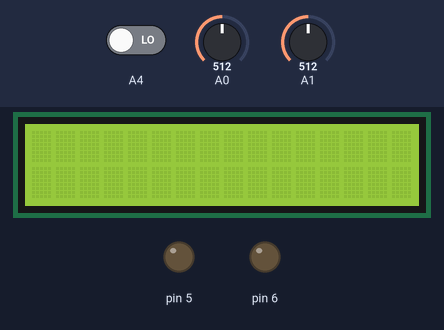
The sketch below on a simulated Arduino Uno, built with avr-gcc and run on an emulated ATmega328P. Parts: 16×2 character LCD, output pins drawn as LEDs (lit = HIGH). Inputs (shaded band) come from the test bench; at power-on: A4 LOW, A0 = 512, A1 = 512.

Above: at 1.2 s.
1.3 s: A4 driven HIGH
At 2.4 s:
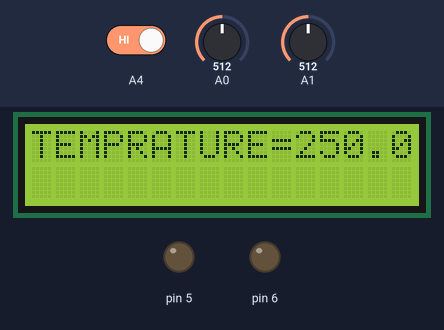
2.8 s: A0 set to 716
At 5.3 s:
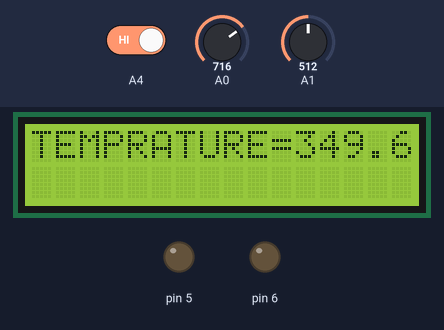
5.8 s: A0 set to 900
At 8.1 s:
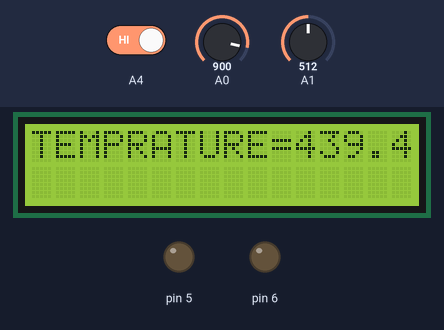
8.8 s: A0 set to 1023
At 11.0 s:
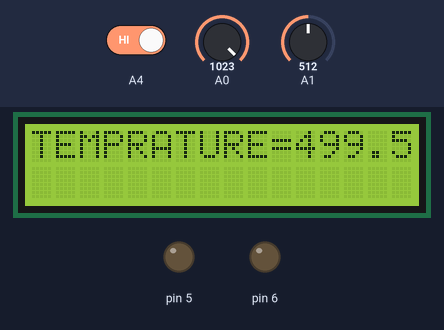
Timing chart, 0 to 12.5 s (numbered marks = the images above; inputs shaded):
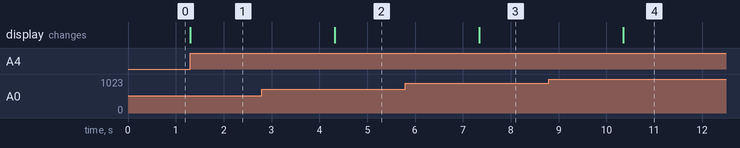

The sketch:

project_1.ino
```cpp
#include<LiquidCrystal.h>
LiquidCrystal Lcd(13,12,8,7,4,2);
float temp=0,t=0;
char value,a=0,b;
void setup()
{
 Serial.begin(9600);
 pinMode(A0,INPUT);
 pinMode(A1, INPUT);
 pinMode(6, OUTPUT);
 pinMode(5, OUTPUT);
  Lcd.begin(16,2);
}
 void loop()
{
 value = Serial.read();
 int x =analogRead(A1);
 temp=t* 0.48828125;//5v=supply voltage//
 b = digitalRead(A4);
 t=analogRead(A0);
 //switch(a)
//{
// case '1':
if(b==1)
{
   Lcd.clear();
  Lcd.print("TEMPRATURE=");
  Lcd.print(temp); //1000=toconvert voltage to millivolt//
  Lcd.print("*c"); //1024=analog(0-1023)//
  delay(1000);
}
 //break;
 //case '2':
 else if(b==2)
 {
 Lcd.print(x);
 Lcd.setCursor(0,0);
 delay(1000);
  if(x<=100)
 {
 Lcd.print("plant need water");
 Lcd.setCursor(0,1);
 }
  else
 {
 Lcd.print("no water needed");
 Lcd.setCursor(0,1);
 }
 }
// break;
 //case 'a':
else if(value=='a')
 {
 digitalWrite(13,HIGH);
 Lcd.print("room light on");
  Lcd.setCursor(1,0);
 }
// break;
// case 'b':
else if(value=='2')
{
  digitalWrite(13,LOW);
 Lcd.print("room light off");
  Lcd.setCursor(1,0);
// break;
}
}
```

Measured:
- after the input at 1.3 s, the display: changes at once (image 1)
- after the input at 2.8 s, the display: changes after 1.5 s (image 2)
- after the input at 5.8 s, the display: changes after 1.5 s (image 3)
- after the input at 8.8 s, the display: changes after 1.6 s (image 4)
